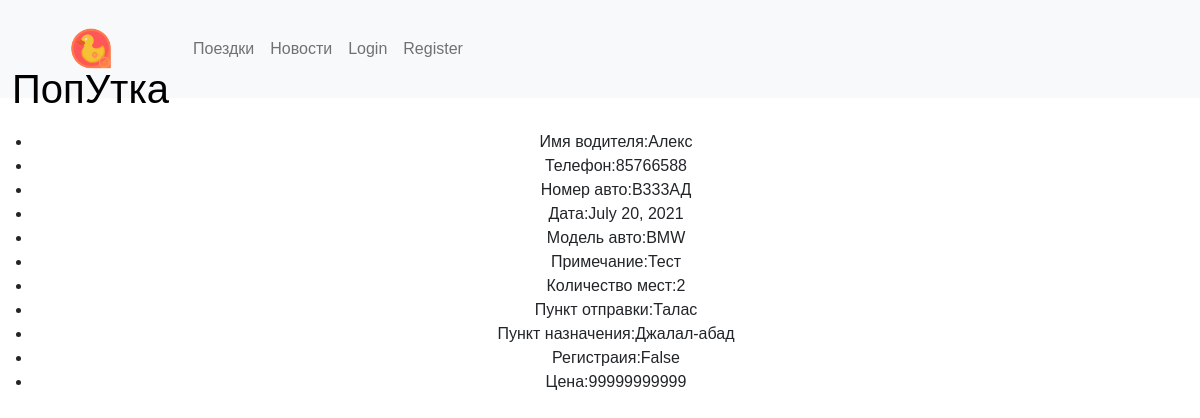
The app's page /travel/11/ with its own data.
### travel/models.py (models this page shows, shortened)
class Travel(models.Model):
    PLACE_CHOICES = [
    ('Бишкек', 'Бишкек'),
    ('Кант', 'Кант'),
    ('Балыкчи', 'Балыкчи'),
    ('Каракол', 'Каракол'),
    ('Талас', 'Талас'),
    ('Нарын', 'Нарын'),
    ('Джалал-абад', 'Джалал-абад'),
    ('Ош', 'Ош'),
    ('Баткен', 'Баткен')
]
    Name = models.CharField('Ваше имя',max_length=20)
    Phonenumber = models.IntegerField('Номер телефона',)
    CarNumber = models.CharField('Номер авто',max_length= 8)
    DateOfRegister = models.DateField('дата поездки(год-месяц-день)')
    AutoModel = models.CharField('Модель авто',max_length=40)
    Description = models.TextField('Примечание',)
    NumOfSits = models.IntegerField('Колиество мест',)
    Start = models.CharField('Пункт отправки',max_length=100,choices=PLACE_CHOICES, default=1)
    Destonation = models.CharField('Пункт назначения',max_length=100,choices=PLACE_CHOICES, default=1)
    Verified = models.BooleanField(default=False)
    Price = models.IntegerField(default=0)

### travel/views.py (the view)
# urls.py: path('travel/<int:pk>/', travel_detail, name='travel_detail'),
def travel_detail(request,pk):
    travel_detail = get_object_or_404(Travel, pk=pk)
    return render(request, 'travel/travel_detail.html',{'travel_detail':travel_detail})

### templates/travel/travel_detail.html
{% extends 'base.html' %}
{% block content %}
<main>
    <ul>
        <li>Имя водителя:{{travel_detail.Name}}</li>
        <li>Телефон:{{travel_detail.Phonenumber}}</li>
        <li>Номер авто:{{travel_detail.CarNumber}}</li>
        <li>Дата:{{travel_detail.DateOfRegister}}</li>
        <li>Модель авто:{{travel_detail.AutoModel}}</li>
        <li>Примечание:{{travel_detail.Description}}</li>
        <li>Количество мест:{{travel_detail.NumOfSits}}</li>
        <li>Пункт отправки:{{travel_detail.Start}}</li>
        <li>Пункт назначения:{{travel_detail.Destonation}}</li>
        <li>Регистраия:{{travel_detail.Verified}}</li>
        <li>Цена:{{travel_detail.Price}}</li>
    </ul>
    </main>
{% endblock %}

### static/index.css (style rules this page uses)
body { font-family: 'Raleway', sans-serif; text-align:center; margin:0px; padding:0px; }
main { margin-top: 130px; animation: loadIn 0.75s; }

### records on screen
Travel: Name "Алекс", Phonenumber "85766588", CarNumber "В333АД", DateOfRegister "July 20, 2021", AutoModel "BMW", Description "Тест", NumOfSits "2", Start "Талас", Destonation "Джалал-абад", Verified "False", Price "99999999999"
